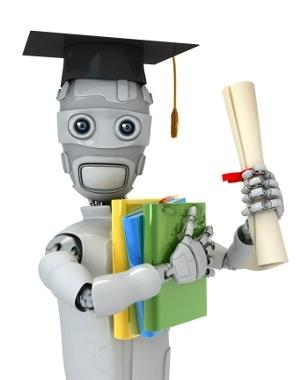
#> input picture data/ml.png, 308 x 380 px, found by its file name
$ python HaarCascade_Classifier.py
#> lines starting #> are read from the running program, lines starting #| are printed output that depends on the picture; after the words box and inside, x2 and y2 are one past the last pixel; in counts of white or black regions, pixels touching at a corner belong together
import cv2

face_cascade = cv2.CascadeClassifier('haarcascade_frontalface_default.xml')

img = cv2.imread('data\ml.png')
#> img is the input picture: shape (380, 308, 3); mean B, G, R 207.8, 213.7, 211.4
gray = cv2.cvtColor(img, cv2.COLOR_BGR2GRAY)
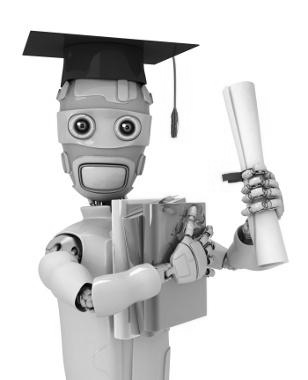
#> gray: shape (380, 308); min 0, max 255, mean 212.3
faces = face_cascade.detectMultiScale(gray, scaleFactor=1.1, minNeighbors=4)
#> faces = [[41, 73, 131, 131]]
#The last two arguments:
#scaleFactor: Parameter specifying how much the image size is reduced at each image scale.
#minNeighbors: Parameter specifying how many neighbors each candidate rectangle
#should have to retain it.

for (x, y, w, h) in faces:
    cv2.rectangle(img, (x,y), (x+w,y+h), (255,0,0), 3)
#> this loop made 1 pass
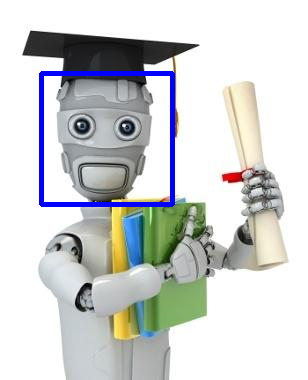
#> img: shape (380, 308, 3); 2.23% of pixels changed, all inside (x1, y1, x2, y2) = (39, 71, 175, 207)

cv2.imshow('image', img)
cv2.waitKey()
cv2.destroyAllWindows()

$ run again, with data/5_of_diamonds.png copied over data/ml.png
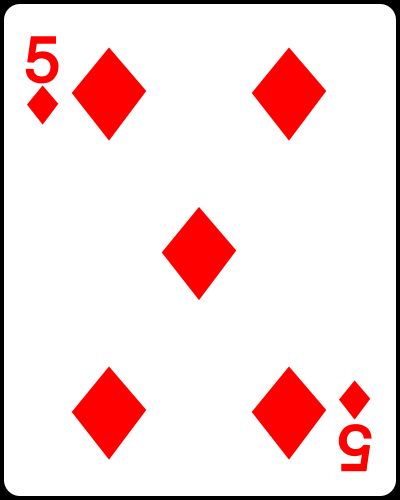
#> input picture data/5_of_diamonds.png, 400 x 500 px, found by its file name
#> img is the input picture: shape (500, 400, 3); mean B, G, R 219.8, 219.8, 245.6
#> `gray = cv2.cvtColor(img, cv2.COLOR_BGR2GRAY)`:
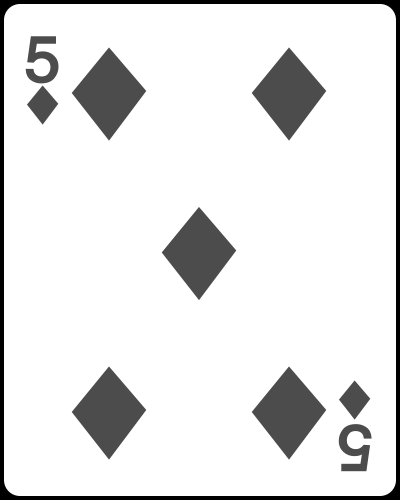
#> gray: shape (500, 400); min 0, max 255, mean 227.5
#> faces = ()
